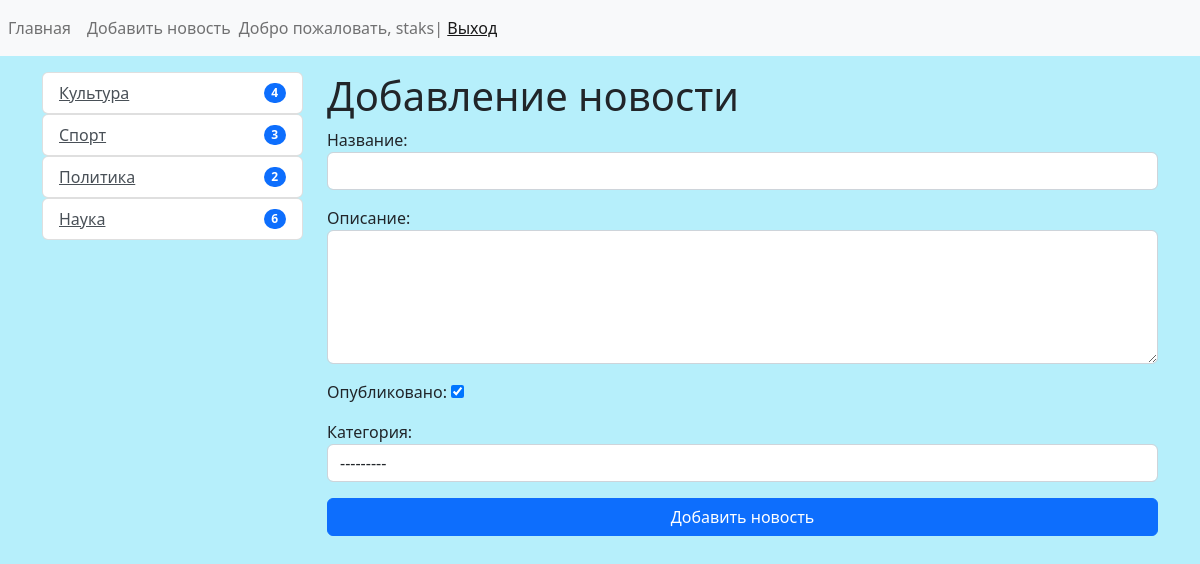
The page /news/add_news/ (signed in) on the database its author committed.
### news/models.py (models this page shows)
class Category(models.Model):
    title = models.CharField(
        max_length=150, db_index=True,
        verbose_name='Название категории'
    )
    def get_absolute_url(self):
        return reverse(
            'category',
            kwargs={"category_id": self.pk, }
        )
    def __str__(self):
        return self.title
    class Meta:
        verbose_name = 'Категория'
        verbose_name_plural = 'Категории'
        ordering = ['title']

### news/views.py (the view)
# urls.py: path('news/add_news/', CreateNews.as_view(), name='add_news'),
class CreateNews(LoginRequiredMixin, CreateView):
    form_class = NewsForm
    template_name = 'news/add_news.html'
    login_url = '/admin/'

### news/forms.py (shortened to what this page needs)
class NewsForm(forms.ModelForm):
    class Meta:
        model = News
        fields = [
            'title',
            'content',
            'is_published',
            'category'
        ]
        widgets = {
            'title': forms.TextInput(attrs={'class': 'form-control'}),
            'content': forms.Textarea(attrs={'class': 'form-control', 'rows': 5}),
            'category': forms.Select(attrs={'class': 'form-control'}),
        }

### news/templatetags/news_tags.py (called while the page is built)
@register.inclusion_tag('news/list_categories.html')
def show_categories():
    categories = Category.objects.annotate(cnt=Count('news', filter=F('news__is_published'))).filter(cnt__gt=0)
    return {"categories": categories, }

### news/templates/news/add_news.html (shortened to what this page needs)
{% extends 'base.html' %}
{% block sidebar %}
{% include 'inc/_sidebar.html' %}
{% endblock %}
{% block content %}
<h1>Добавление новости</h1>
<form action="{% url 'add_news' %}" method="post">
    {{ form.as_p }}
    <div class="d-grid gap-2">
        <button class="btn btn-primary" type="submit">Добавить новость</button>
    </div>
</form>
{% endblock %}

### templates/inc/_nav.html
<nav class="navbar navbar-expand-lg navbar-light bg-light">
    <div class="collapse navbar-collapse" id="navbarSupportedContent">
        <ul class="navbar-nav mr-auto">
            <li class="nav-item"><a class="nav-link" href="{% url 'home' %}">Главная</a></li>
            {% if request.user.is_authenticated %}
                <li class="nav-item"><a class="nav-link" href="{% url 'add_news' %}">Добавить новость</a></li>
            {% endif %}
        </ul>
            <span class="navbar-text">
                {% if request.user.is_authenticated %}
                    Добро пожаловать, {{ user.username }}| <a href="{% url 'logout' %}">Выход</a>
                {% else %}
                    <div class="ml-4">
                    <a href="{% url 'register' %}">Регистрация</a> | <a href="{% url 'login' %}">Авторизация</a>
                    </div>
                {% endif %}
            </span>
    </div>
</nav>

### news/templates/news/list_categories.html
<div class="list-group">
    {% for item in categories %}
    <ul class="list-group">
        <li class="list-group-item d-flex justify-content-between align-items-center">
            <a href="{{ item.get_absolute_url }}" class="list-group-item-action">{{ item.title }}</a>
            <span class="badge bg-primary rounded-pill">{{ item.cnt }}</span>
        </li>
    </ul>
    {% endfor %}
</div>

### djangoProject/static/css/style.css (style rules this page uses)
body { background-color: #b6effb; }
#navbarSupportedContent { text-align: left; }

### rows shown on the page
Category: title "Культура", cnt "4"
Category: title "Спорт", cnt "3"
Category: title "Политика", cnt "2"
Category: title "Наука", cnt "6"

### other values the page prints
{{ user.username }} "staks"
